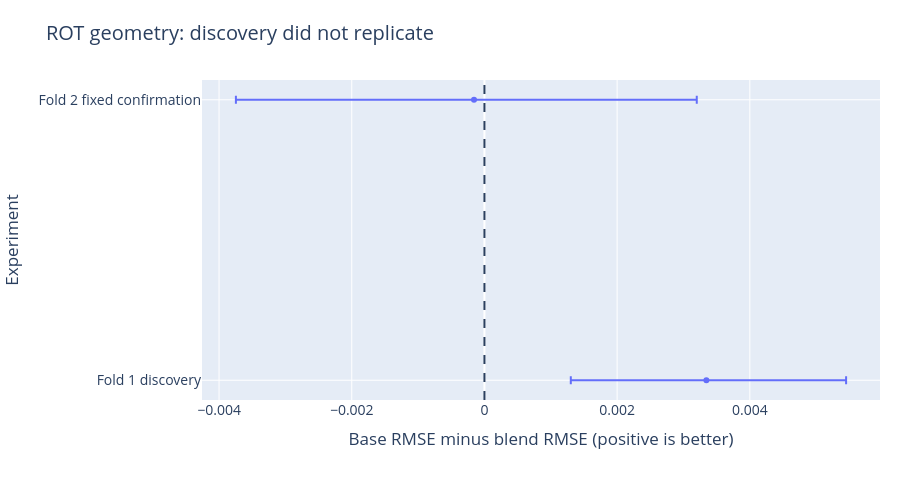

Notebook source saved alongside this figure:
### Markdown cell above
Fold variation is substantial, so pooled OOF is computed from row-weighted squared errors before taking the square root. Checkpoints were selected on these folds; this is model-selection evidence, not an untouched final assessment.

### Code cell
trials=E['rot']; labels=[t['stage'] for t in trials]; gains=[t['gain'] for t in trials]
low=[t['gain']-t['interval95'][0] for t in trials];high=[t['interval95'][1]-t['gain'] for t in trials]
fig=go.Figure(go.Scatter(x=gains,y=labels,mode='markers',error_x=dict(type='data',array=high,arrayminus=low,symmetric=False)))
fig.update_layout(title='ROT geometry: discovery did not replicate',xaxis_title='Base RMSE minus blend RMSE (positive is better)',yaxis_title='Experiment')
fig.add_vline(x=0,line_dash='dash')
static,ax=plt.subplots();ax.errorbar(gains,labels,xerr=[low,high],fmt='o',capsize=5);ax.axvline(0,linestyle='--');ax.set(xlabel='RMSE improvement (yards)',title='ROT paired-game 95% intervals')
show(fig,static,'winner_confirmation')

### Figure 1 — Plotly figure (JSON) as saved in the notebook; plotly's stock layout.template omitted (floating-point values rounded to 4 significant figures)
{"data": [{"error_x": {"array": [0.002106, 0.003357], "arrayminus": [0.002044, 0.003589], "symmetric": false, "type": "data"}, "mode": "markers", "type": "scatter", "x": [0.003345, -0.000157], "y": ["Fold 1 discovery", "Fold 2 fixed confirmation"]}], "layout": {"font": {"size": 14}, "height": 480, "margin": {"b": 80, "l": 90, "r": 40, "t": 80}, "shapes": [{"line": {"dash": "dash"}, "type": "line", "x0": 0, "x1": 0, "xref": "x", "y0": 0, "y1": 1, "yref": "y domain"}], "title": {"text": "ROT geometry: discovery did not replicate"}, "width": 920, "xaxis": {"title": {"text": "Base RMSE minus blend RMSE (positive is better)"}}, "yaxis": {"title": {"text": "Experiment"}}}}
